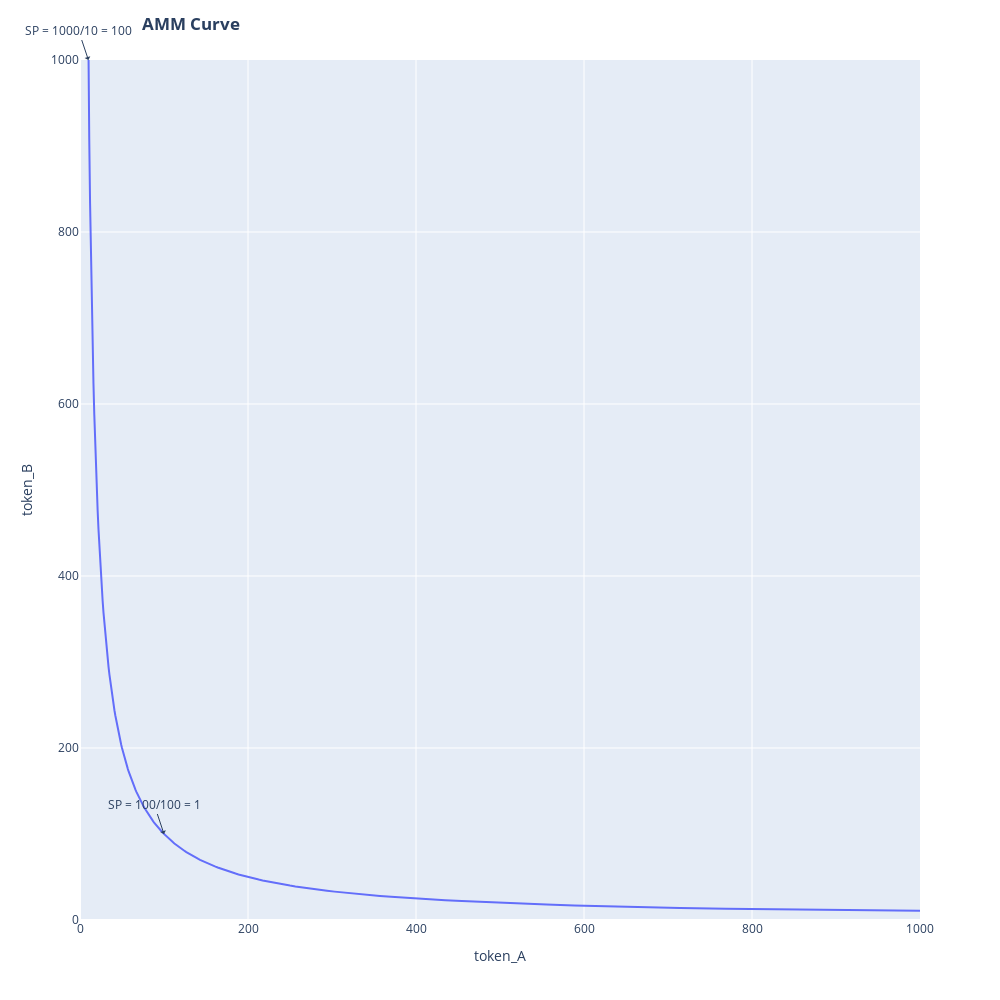

Here is the notebook cell this chart was saved with:
### Markdown cell above
# Q1.6:
Take this plot, and mark 
- the initial price in Q1.1 (starting price)
- the new price in Q1.4 (after 90 swaps)

Side note: Why is it actually not appropriate to call this a "price". What would be a better name?

### Code cell
fig = px.line(curve, x="token_A", y="token_B")
fig.update_xaxes(range=[0, 1000])
fig.update_yaxes(range=[0, 1000])
fig.update_layout(height=1000, width=1000, title_text='<b>                       AMM Curve</b>')

fig.add_annotation(x=100, y=100,
            text="SP = 100/100 = 1",
            showarrow=True,
            arrowhead=1,
             )

fig.add_annotation(x=10, y=1000,
            text="SP = 1000/10 = 100",
            showarrow=True,
            arrowhead=1,
             )

fig.show()

### Figure 1 — Plotly figure (JSON) as saved in the notebook; plotly's stock layout.template omitted (floating-point values rounded to 4 significant figures; data arrays with more than 128 entries replaced by an {"elided": "..."} marker saying what was removed)
{"data": [{"hovertemplate": "token_A=%{x}<br>token_B=%{y}<extra></extra>", "legendgroup": "", "line": {"color": "#636efa", "dash": "solid"}, "mode": "lines", "name": "", "orientation": "v", "showlegend": false, "type": "scatter", "x": {"elided": "200 float values"}, "xaxis": "x", "y": {"elided": "200 float values"}, "yaxis": "y"}], "layout": {"annotations": [{"arrowhead": 1, "showarrow": true, "text": "SP = 100/100 = 1", "x": 100, "y": 100}, {"arrowhead": 1, "showarrow": true, "text": "SP = 1000/10 = 100", "x": 10, "y": 1000}], "height": 1000, "legend": {"tracegroupgap": 0}, "margin": {"t": 60}, "title": {"text": "<b>                       AMM Curve</b>"}, "width": 1000, "xaxis": {"anchor": "y", "domain": [0, 1], "range": [0, 1000], "title": {"text": "token_A"}}, "yaxis": {"anchor": "x", "domain": [0, 1], "range": [0, 1000], "title": {"text": "token_B"}}}}
